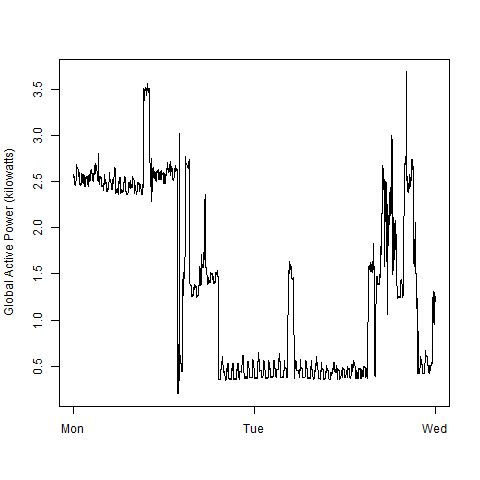

The R source for this figure:
# draw plot2
plot2 <- function(data = NA)
{
	if (is.na(data))
	{
		source("load_data.R")
		data <- load_dataset()
	}
	png("plot2.png")
	par(mfrow=c(1,1))
	plot(data$Time,data$GlobalActivePower,type="l",
		ylab = "Global Active Power (kilowatts)",
		xlab = "")
	dev.off()	
}